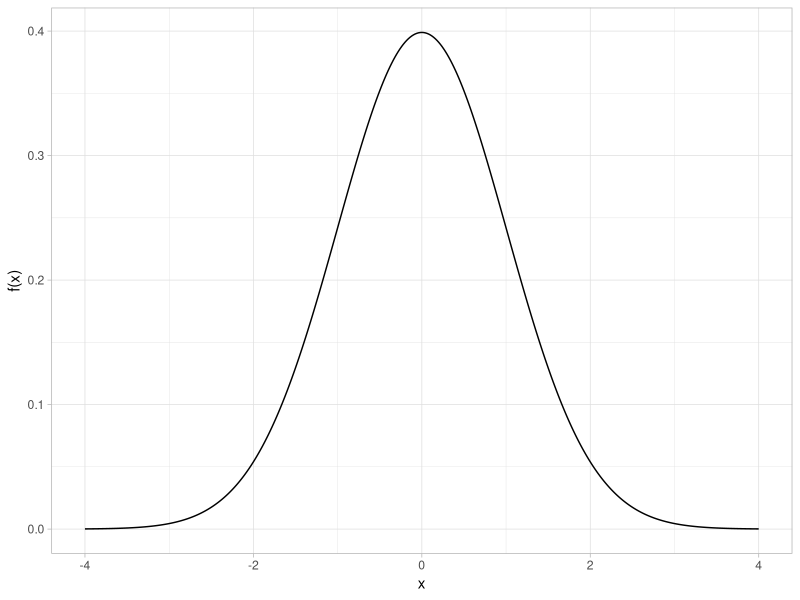
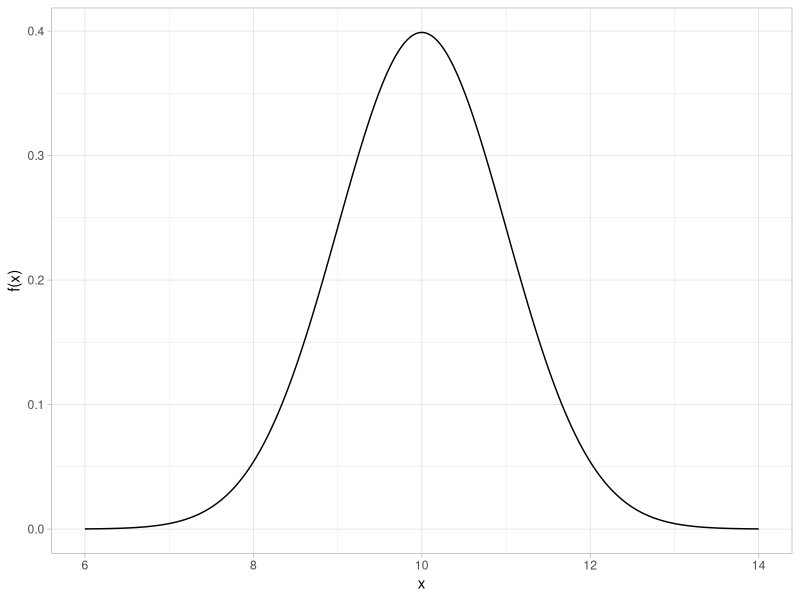
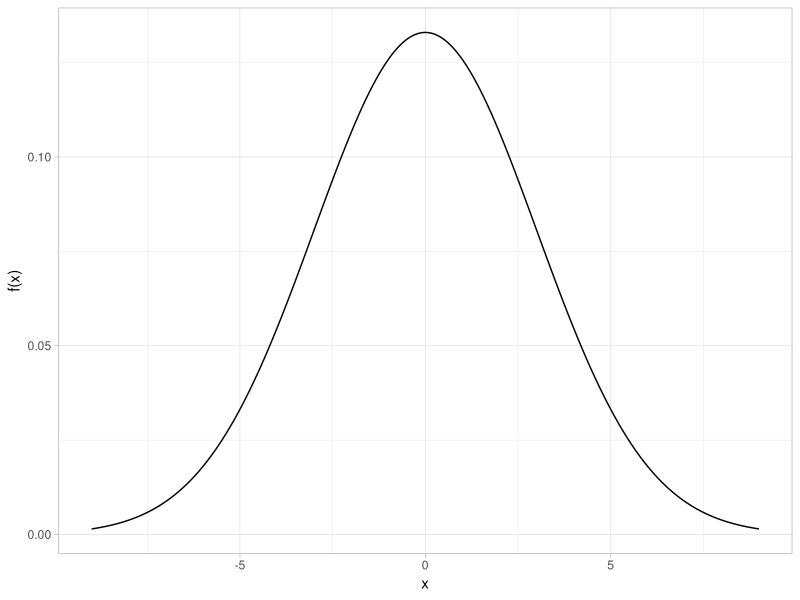
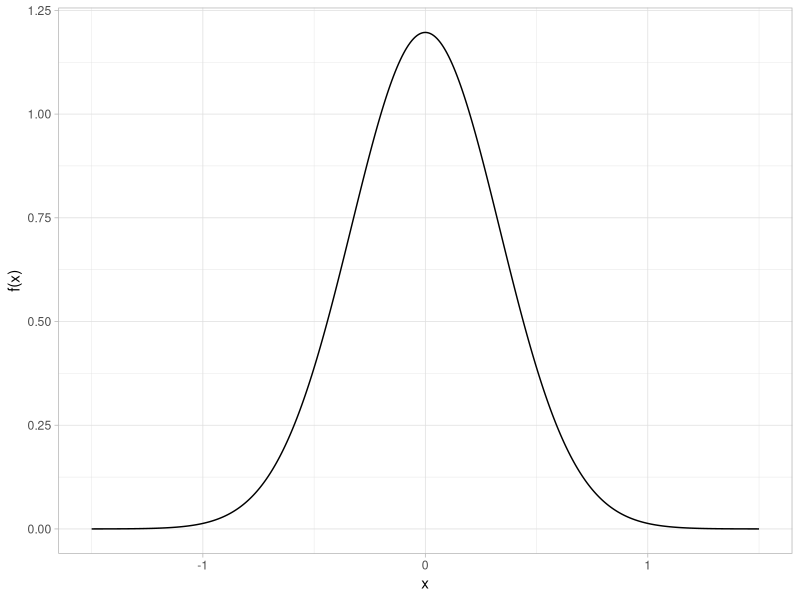
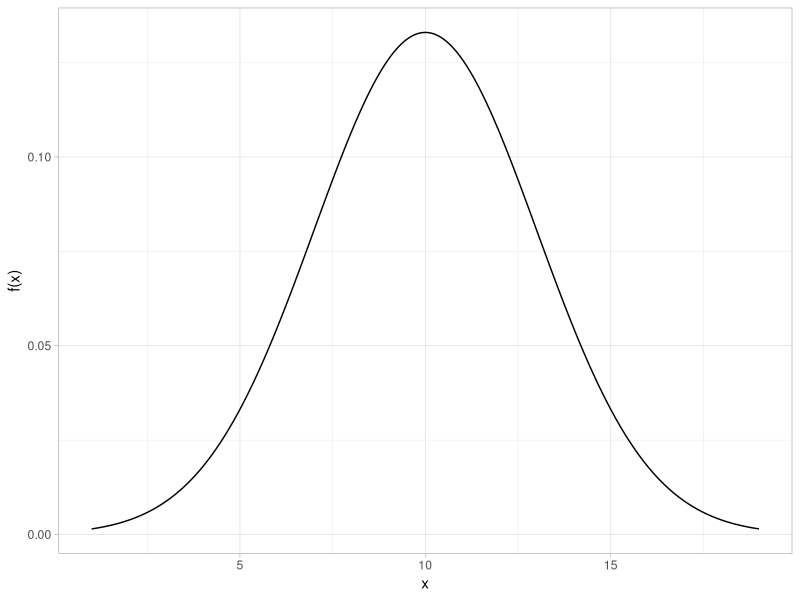

Here is the R script that generated these plots, in order:
## ---- chunk 1
#| code-fold: true
#| label: fig-normal-pdf-standard
#| fig-cap: "Probability density function for a standard normal distribution"
#| message: false
library(tidyverse)

tibble(x = seq(-4, 4, length.out = 401)) |>
  mutate(y = dnorm(x)) |>
  ggplot(aes(x, y)) +
  geom_line() +
  labs(x = "x", y = "f(x)") +
  theme_light()
## ---- chunk 2
#| code-fold: true
#| label: fig-normal-pdf-location-10
#| fig-cap: "Probability density function for a normal distribution with a location parameter of 10 and scale parameter of 1"
tibble(x = seq(6, 14, length.out = 401)) |>
  mutate(y = dnorm(x, mean = 10, sd = 1)) |>
  ggplot(aes(x, y)) +
  geom_line() +
  labs(x = "x", y = "f(x)") +
  theme_light()
## ---- chunk 3
#| code-fold: true
#| label: fig-normal-pdf-scale-3
#| fig-cap: "Normal probability density function with a scale parameter of 3"
tibble(x = seq(-9, 9, length.out = 401)) |>
  mutate(y = dnorm(x, mean = 0, sd = 3)) |>
  ggplot(aes(x, y)) +
  geom_line() +
  labs(x = "x", y = "f(x)") +
  theme_light()
## ---- chunk 4
#| code-fold: true
#| label: fig-normal-pdf-scale-third
#| fig-cap: "Normal probability density function with a scale parameter of 1/3"
tibble(x = seq(-1.5, 1.5, length.out = 401)) |>
  mutate(y = dnorm(x, mean = 0, sd = 1 / 3)) |>
  ggplot(aes(x, y)) +
  geom_line() +
  labs(x = "x", y = "f(x)") +
  theme_light()
## ---- chunk 5
#| code-fold: true
#| label: fig-normal-pdf-location-scale
#| fig-cap: "Normal probability density function with location parameter of 10 and scale parameter of 3"
tibble(x = seq(1, 19, length.out = 401)) |>
  mutate(y = dnorm(x, mean = 10, sd = 3)) |>
  ggplot(aes(x, y)) +
  geom_line() +
  labs(x = "x", y = "f(x)") +
  theme_light()
